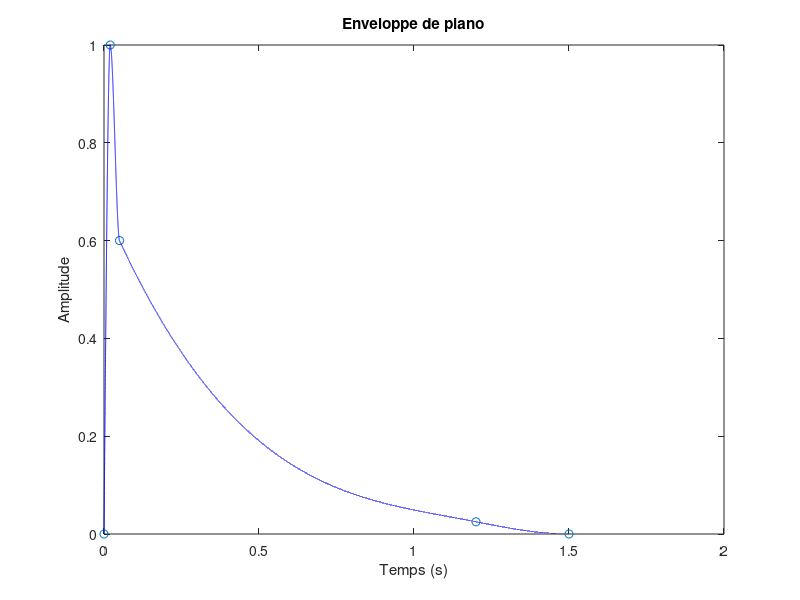

The MATLAB script that drew this image:

T=01.5;
Fe=44000;
dt = 1/Fe;
t = 0:dt:T-dt;
n = length(t);

x = [0,0.02,0.05,1.2,1.5]; 
v = [0,1,0.6,0.025,0];
Enveloppe = interp1(x,v,t,'pchip');

plot(x,v,'o',t,Enveloppe,'b');
ylim([0 1])
xlabel('Temps (s)')
ylabel('Amplitude')
title("Enveloppe de piano")
